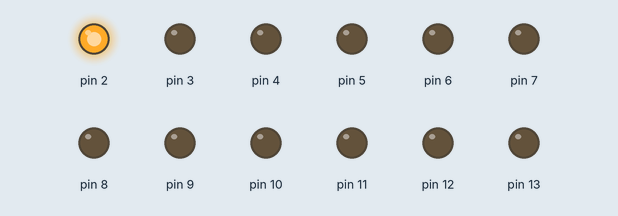
Bench run of a sketch on a simulated Arduino Uno, built with avr-gcc and run on an emulated ATmega328P. Shown: output pins drawn as LEDs (lit = HIGH).

Above: at 0.05 s.
At 0.35 s:
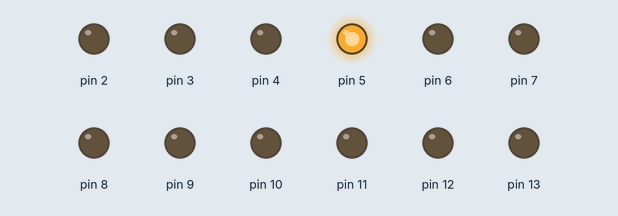
At 0.75 s:
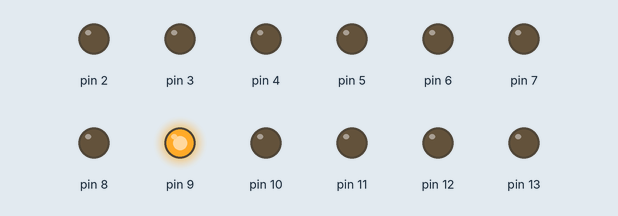
At 1.45 s:
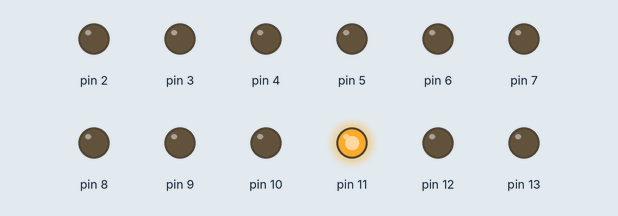
At 2.15 s:
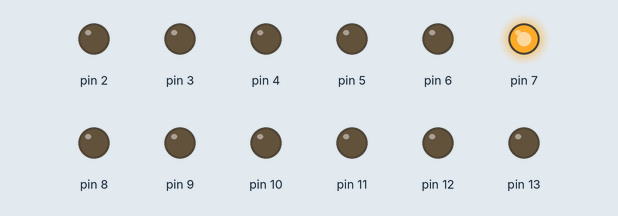
At 2.8 s:
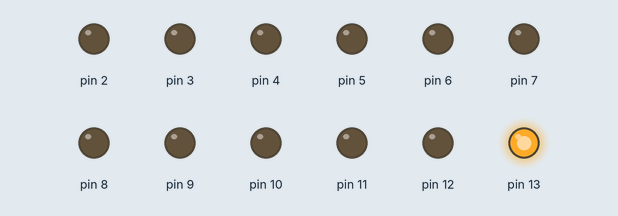
Timing chart, 0 to 3.7 s (numbered marks = the images above):
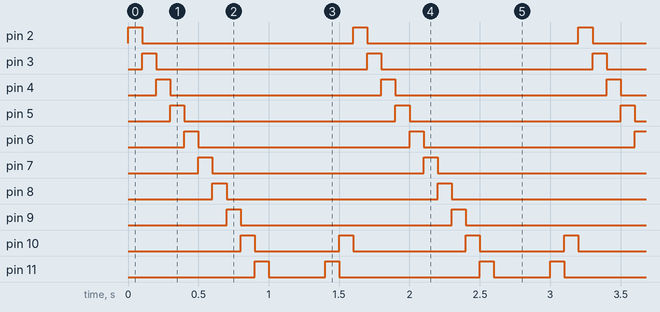

The sketch:

ex_2.ino
```cpp
/*
  Blink with a for cycle

  Turns an LED on for one second, then off for one second, repeatedly.

2nd example of Arduino Day 2023 in SciFabLab

Resistence is needed on the board to protect the component from receiving too much current

0 and 1 pin are usually already used by our PC
*/
//Loop

int timer = 100;           // tempo

void setup() {
  // inizializza tutti i pin come OUTPUT
  for (int LEDpin = 2; LEDpin <= 13; LEDpin++)  {
    pinMode(LEDpin, OUTPUT);
  }
}

void loop() {
  // loop dal primo all'ultimo
for (int LEDpin = 2; LEDpin <= 13; LEDpin++) {
    // accende
    digitalWrite(LEDpin, HIGH);
    delay(timer);
    // spegne
    digitalWrite(LEDpin, LOW);
  }

  // loop dall'ultimo al primo

  for (int LEDpin = 13; LEDpin >= 10; LEDpin--) {
    // accende
    digitalWrite(LEDpin, HIGH);
    delay(timer);
    // spegne
    digitalWrite(LEDpin, LOW);

  }

}
```

Measured:
- by itself, pin 2–9: alternates HIGH for 0.10 s and LOW for 1.5 s
- by itself, pin 10: repeats every 1.6 s: LOW 0.60 s, HIGH 0.10 s, LOW 0.80 s, HIGH 0.10 s
- by itself, pin 11: repeats every 1.6 s: LOW 0.40 s, HIGH 0.10 s, LOW 1.0 s, HIGH 0.10 s
- by itself, pin 12: repeats every 1.6 s: LOW 0.20 s, HIGH 0.10 s, LOW 1.2 s, HIGH 0.10 s
- by itself, pin 13: alternates HIGH for 0.20 s and LOW for 1.4 s
